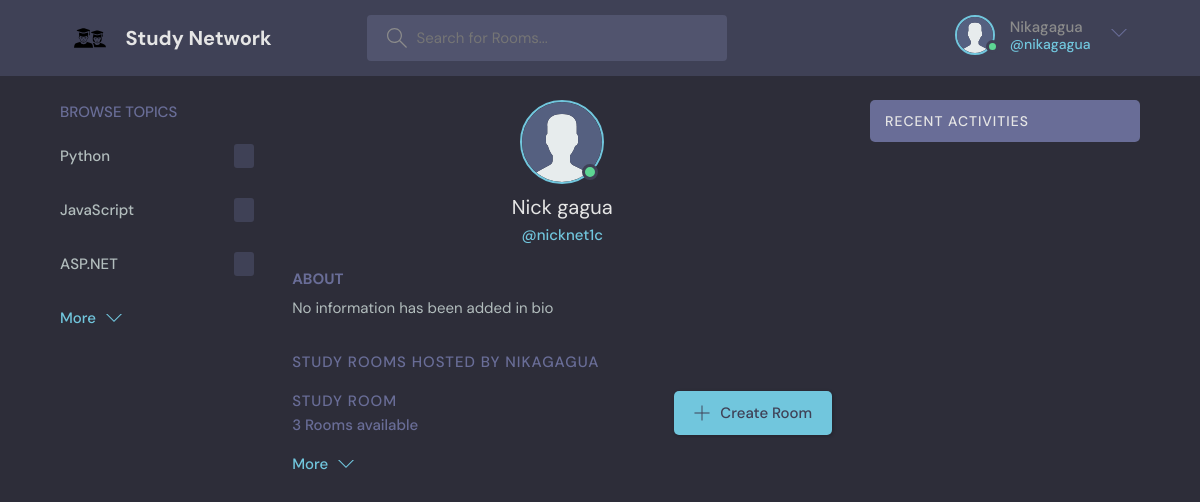
Page /profile/2/ (signed in) on the earlier database version.
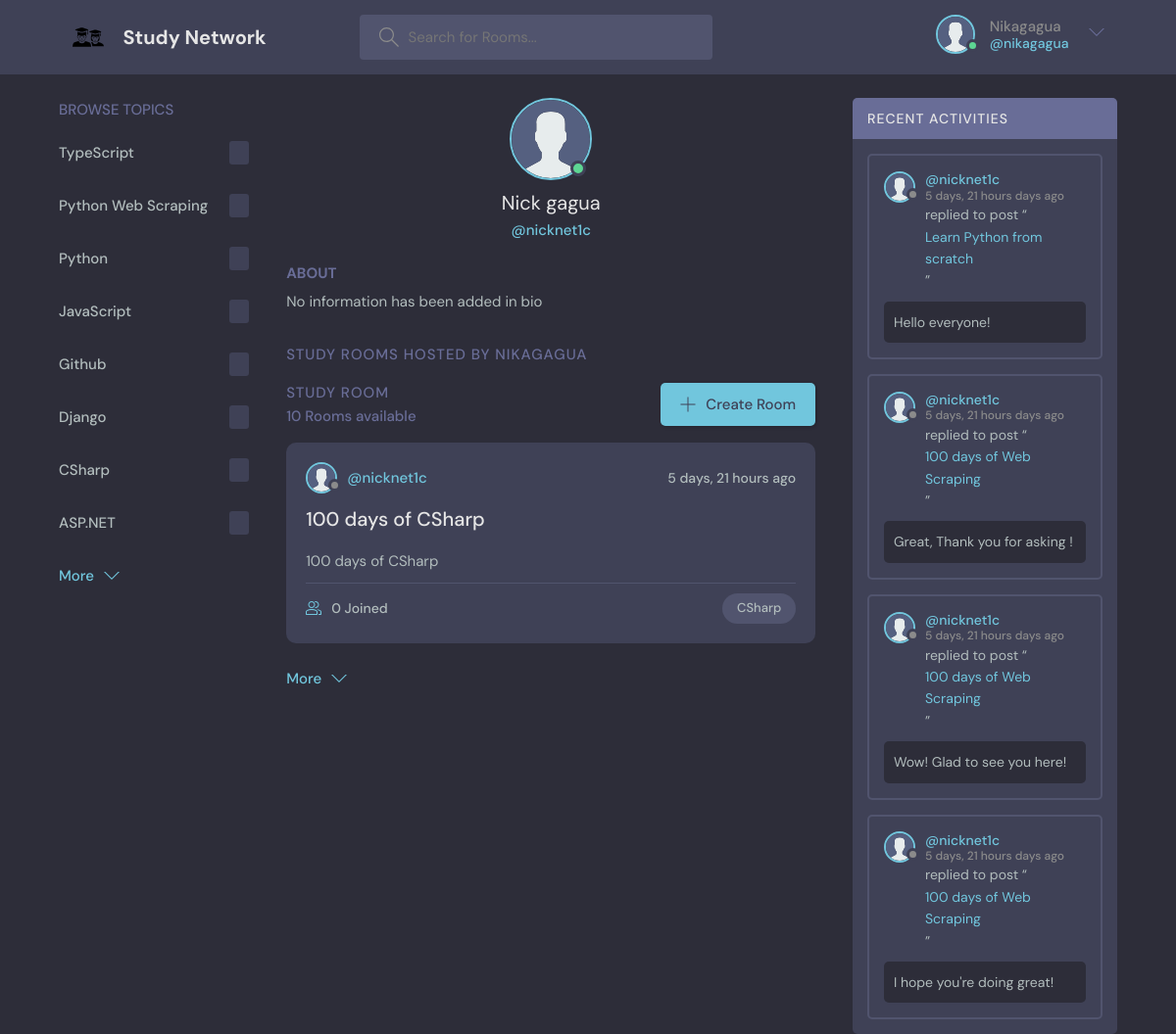
Same page on the later database version.
### base/models.py (models this page shows, shortened)
class User(AbstractUser):
    username = models.CharField(max_length=150, unique=True)
    name = models.CharField(max_length=200, null=True)
    email = models.EmailField(unique=True, null=True)
    bio = models.TextField(null=True)
    avatar = models.ImageField(null=True, default="avatar.svg")
    USERNAME_FIELD = 'email'
    REQUIRED_FIELDS = ['username']

class Topic(models.Model):
    name = models.CharField(max_length=200)
    class Meta:
        ordering = ['-name']

class Room(models.Model):
    host = models.ForeignKey(User, on_delete=models.SET_NULL, null=True)
    topic = models.ForeignKey(Topic, on_delete=models.SET_NULL, null=True)
    name = models.CharField(max_length=200)
    description = models.TextField(null=True, blank=True)
    participants = models.ManyToManyField(User, related_name='participants', blank=True)
    updated = models.DateTimeField(auto_now=True)
    created = models.DateTimeField(auto_now_add=True)
    class Meta:
        ordering = ['-updated', '-created']

class Message(models.Model):
    user = models.ForeignKey(User, on_delete=models.CASCADE)
    room = models.ForeignKey(Room, on_delete=models.CASCADE)
    body = models.TextField()
    updated = models.DateTimeField(auto_now=True)
    created = models.DateTimeField(auto_now_add=True)
    class Meta:
        ordering = ['-updated', '-created']

### base/views.py (the view)
# urls.py: path('profile/<int:pk>/', views.user_profile, name='user-profile'),
@login_required(login_url='login')
def user_profile(request, pk):
    user = User.objects.get(id=pk)
    rooms = user.room_set.all()
    room_messages = user.message_set.all()
    topics = Topic.objects.all()
    all_room_count = Room.objects.all().count()
    context = {
        'user': user,
        'rooms': rooms,
        'room_messages': room_messages,
        'topics': topics,
        'all_room_count': all_room_count,
    }
    return render(request, 'base/profile.html', context)

### base/templates/base/profile.html (shortened to what this page needs)
{% extends 'main.html' %}
{% block content %}
    <main class="profile-page layout layout--3">
        <div class="container">
            {% include 'base/topic_component.html' %}
            <div class="roomList">
                {% if user.is_authenticated %}
                    <div class="profile">
                        <div class="profile__avatar">
                            <div class="avatar avatar--large active">
                                <img src="{{ user.avatar.url }}" alt="user avatar"/>
                            </div>
                        </div>
                        <div class="profile__info">
                            {% if user.name %}
                                <h3>{{ user.name.capitalize }}</h3>
                            {% else %}
                                <h3>{{ user.username.capitalize }}</h3>
                            {% endif %}
                            <p>@{{ user.username }}</p>
                        </div>
                        <div class="profile__about">
                            <h3>About</h3>
                            {% if user.bio %}
                                <p>
                                    {{ user.bio }}
                                </p>
                            {% else %}
                                <p>
                                    No information has been added in bio
                                </p>
                            {% endif %}
                        </div>
                    </div>
                    <div class="roomList__header">
                        <div>
                            <h2>Study Rooms Hosted by {{ request.user.username }}
                            </h2>
                        </div>
                    </div>
                    {% include 'base/feed_component.html' %}
                    </div>
                    {% include 'base/activity_component.html' %}
                    </div>
                {% endif %}
    </main>
{% endblock content %}

### templates/main.html (shortened to what this page needs)
<!DOCTYPE html>
{% load static %}
<html lang="en">
<head>
    <link rel="stylesheet" type="text/css" media="screen" href="{% static 'styles/style.css' %}"/>
</head>
<body>
{% include 'navbar.html' %}
{% block content %}
{% endblock %}
</body>
</html>

### templates/navbar.html (shortened to what this page needs)
{% block content %}
    <header class="header header--loggedIn">
        <div class="container">
            <a href="{% url 'home' %}" class="header__logo">
                <img src="/static/assets/study-group-icon.svg" alt="logo"/>
                <h1>Study Network</h1>
            </a>
            <form class="header__search" method="get" action="{% url 'home' %}">
                <label>
                    <input type="text" name="q" placeholder="Search for Rooms..."/>
                </label>
            </form>
            <nav class="header__menu">
                {% if request.user.is_authenticated %}
                    <div class="header__user">
                        <a href="{% url 'user-profile' request.user.id %}">
                            <div class="avatar avatar--medium active">
                                <img src="{{ user.avatar.url }}" alt="=user avatar"/>
                            </div>
                            {% if request.user.name %}
                                <p>{{ request.user.name }}
                                    <span>@{{ request.user.username }}</span></p>
                            {% else %}
                                <p>{{ request.user.username.capitalize }}
                                    <span>@{{ request.user.username }}</span></p>
                            {% endif %}
                        </a>
                        <button class="dropdown-button">
                            <svg xmlns="http://www.w3.org/2000/svg" width="32" height="32"
                                 viewBox="0 0 32 32">
                                <title>chevron-down</title>
                                <path d="M16 21l-13-13h-3l16 16 16-16h-3l-13 13z"></path>
                            </svg>
                        </button>
                    </div>
                {% else %}
                    <a href="{% url 'login' %}">
                        <img src="/static/assets/avatar.svg" alt="">
                        <p>Login</p>
                    </a>
                {% endif %}
            </nav>
        </div>
    </header>
{% endblock %}

### base/templates/base/topic_component.html (shortened to what this page needs)
<div class="topics">
    <div class="topics__header">
        <h2>Browse Topics</h2>
    </div>
    <ul class="topics__list" id="defaultTopics">
        {% for topic in topics %}
            <li>
                <a href="{% url 'home' %}?q={{ topic.name }}">
                    {{ topic.name }} <span>{{ topic.room_count }}</span>
                </a>
            </li>
        {% endfor %}
    </ul>
    <a class="btn btn--link" href="#" id="showMoreTopics">
        More
        <svg xmlns="http://www.w3.org/2000/svg" width="32" height="32" viewBox="0 0 32 32">
            <title>chevron-down</title>
            <path d="M16 21l-13-13h-3l16 16 16-16h-3l-13 13z"></path>
        </svg>
    </a>
</div>

### base/templates/base/feed_component.html (shortened to what this page needs)
<div class="roomList">
    <div class="roomList__header">
        <div>
            <h2>Study Room</h2>
            <p>{{ all_room_count }} Rooms available</p>
        </div>
        <a class="btn btn--main" href="{% url 'create-room' %}">
            <svg xmlns="http://www.w3.org/2000/svg" width="32" height="32"
                 viewBox="0 0 32 32">
                <title>add</title>
                <path
                        d="M16.943 0.943h-1.885v14.115h-14.115v1.885h14.115v14.115h1.885v-14.115h14.115v-1.885h-14.115v-14.115z"
                ></path>
            </svg>
            Create Room
        </a>
    </div>
    {% for room in rooms %}
        <div class="roomListRoom">
            <div class="roomListRoom__header">
                <a href="{% url 'user-profile' room.host.id %}" class="roomListRoom__author">
                    <div class="avatar avatar--small">
                        <img src="{{ room.host.avatar.url }}" alt="user avatar"/>
                    </div>
                    <span>@{{ room.host.username }}</span>
                </a>
                <div class="roomListRoom__actions">
                    <span>{{ room.created | timesince }} ago</span>
                </div>
            </div>
            <div class="roomListRoom__content">
                <a href="{% url 'room' room.id %}">{{ room.name }}</a>
                <p>
                    {{ room.description }}
                </p>
            </div>
            <div class="roomListRoom__meta">
                <a href="{% url 'room' room.id %}" class="roomListRoom__joined">
                    {{ room.participants.count }} Joined
                </a>
                <p class="roomListRoom__topic">{{ room.topic.name }}</p>
            </div>
        </div>
    {% endfor %}
    <a class="btn btn--link" href="#" id="showMoreRooms">
        More
        <svg xmlns="http://www.w3.org/2000/svg" width="32" height="32" viewBox="0 0 32 32">
            <title>chevron-down</title>
            <path d="M16 21l-13-13h-3l16 16 16-16h-3l-13 13z"></path>
        </svg>
    </a>
</div>

### base/templates/base/activity_component.html (shortened to what this page needs)
<div class="activities">
    <div class="activities__header">
        <h2>Recent Activities</h2>
    </div>
    {% for message in room_messages %}
        <div class="activities__box">
            <div class="activities__boxHeader roomListRoom__header">
                <a href="{% url 'user-profile' message.user.id %}" class="roomListRoom__author">
                    <div class="avatar avatar--small">
                        <img src="{{ message.user.avatar.url }}" alt="user avatar"/>
                    </div>
                    <p>
                        @{{ message.user.username }}
                        <span>{{ message.created | timesince }} days ago</span>
                    </p>
                </a>
            </div>
            <div class="activities__boxContent">
                <p>replied to post “<a href="{% url 'room' message.room.id %}">{{ message.room.name }}</a>”</p>
                <div class="activities__boxRoomContent">
                    {{ message.body }}
                </div>
            </div>
        </div>
    {% endfor %}
</div>

Differences in the rows shown:
added Topic: name "TypeScript"
added Topic: name "Python Web Scraping"
added Topic: name "Github"
added Topic: name "Django"
added Topic: name "CSharp"
added Room: host.avatar (placeholder picture), host.username "nicknet1c", created "5 days, 21 hours", name "100 days of CSharp", description "100 days of CSharp", participants.count "0", topic.name "CSharp"
added Message: user.avatar (placeholder picture), user.username "nicknet1c", created "5 days, 21 hours", room.name "Learn Python from scratch", body "Hello everyone!"
added Message: user.avatar (placeholder picture), user.username "nicknet1c", created "5 days, 21 hours", room.name "100 days of Web Scraping", body "Great, Thank you for asking !"
added Message: user.avatar (placeholder picture), user.username "nicknet1c", created "5 days, 21 hours", room.name "100 days of Web Scraping", body "Wow! Glad to see you here!"
added Message: user.avatar (placeholder picture), user.username "nicknet1c", created "5 days, 21 hours", room.name "100 days of Web Scraping", body "I hope you're doing great!"
Other differences:
{{ all_room_count }}: "3" → "10"
